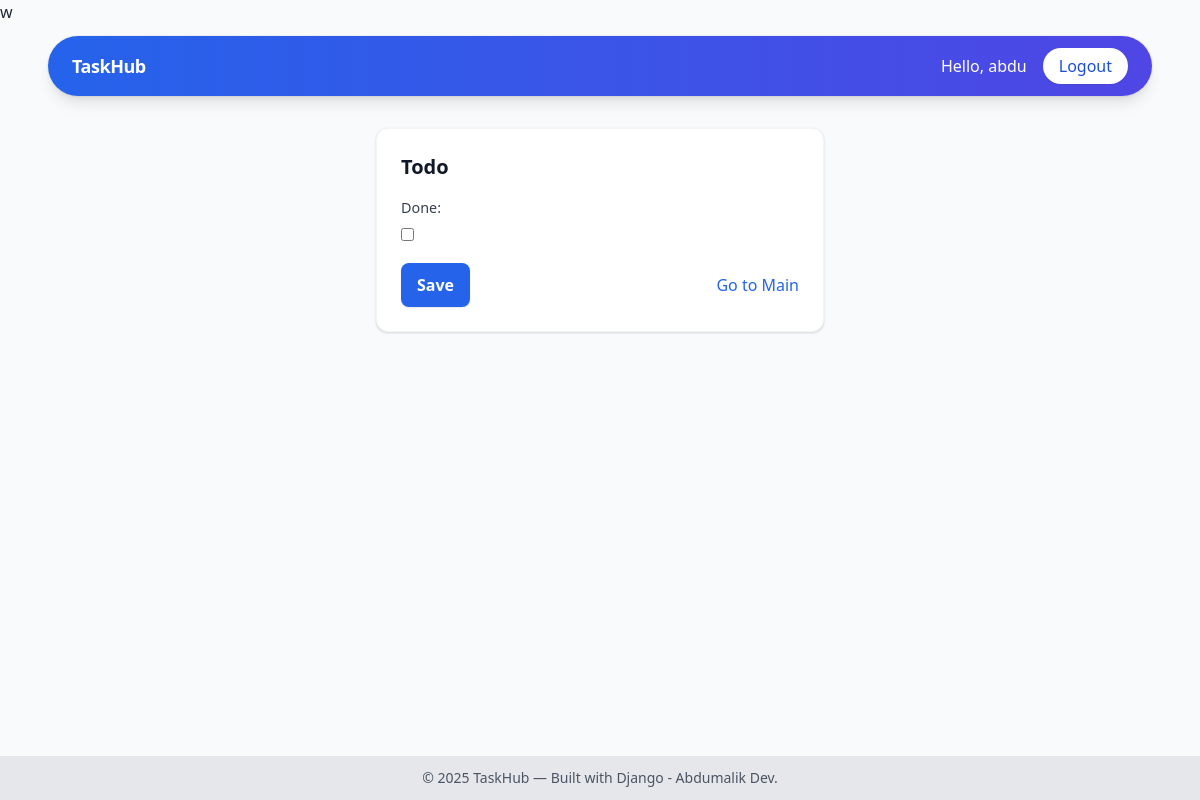
The page /toggle/24/ (signed in) on the database as committed earlier.
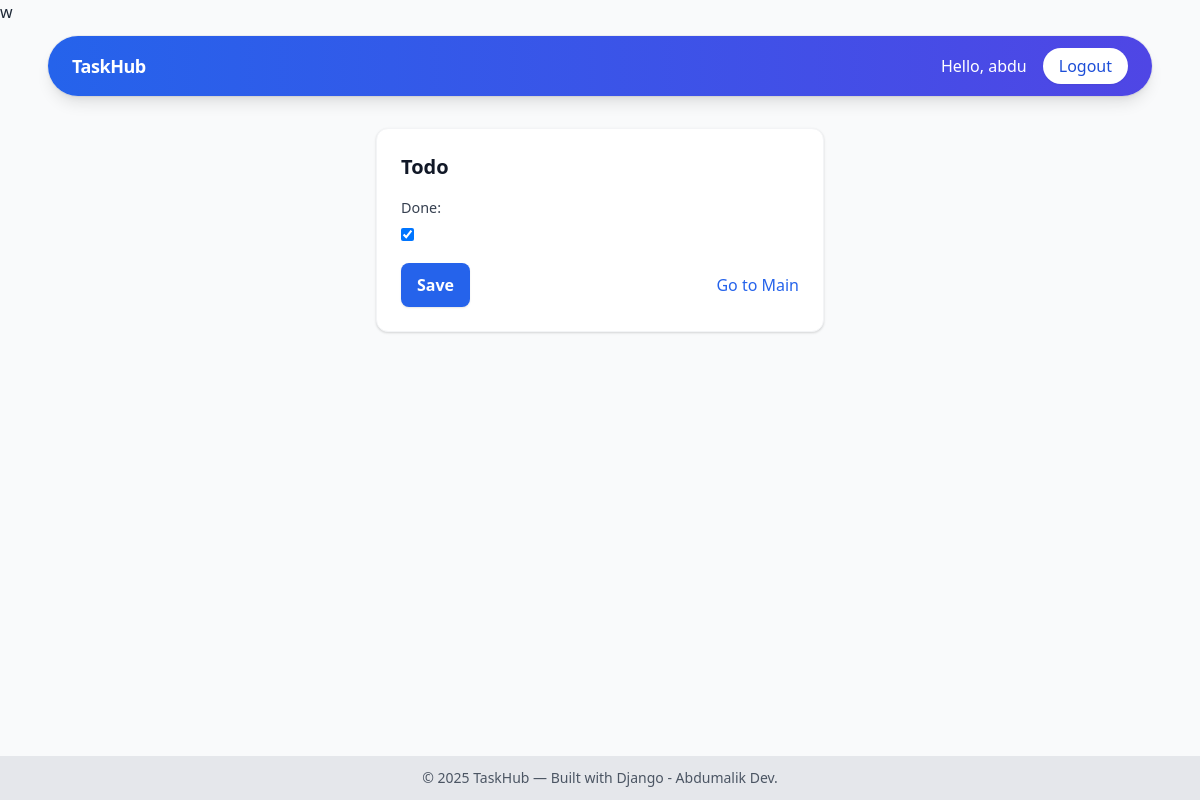
The same page on the database as committed later.
### todos/models.py (models this page shows, shortened)
class TodoItem(models.Model):
    todolist = models.ForeignKey(TodoList, on_delete=models.CASCADE)
    title = models.CharField(max_length=200)
    done = models.BooleanField(default=False)
    deadline = models.DateTimeField(null=True, blank=True)
    created = models.DateTimeField(auto_now_add=True)

### todos/views.py (the view)
# urls.py: path('toggle/<int:pk>/', TodoToggle.as_view(), name='todo-toggle'),
class TodoToggle(LoginRequiredMixin, UpdateView):
    model = TodoItem
    fields = ["done"]
    success_url = reverse_lazy("index-list")

### todos/templates/todos/todoitem_form.html (shortened to what this page needs)
{% extends 'base.html' %}
{% block content %}
<div class="w-full max-w-md mx-auto">
  <div class="form-card bg-white rounded-xl shadow border border-gray-100 p-6">
    <h2 class="text-xl font-bold text-gray-900 mb-4">Todo</h2>
    <form method="post" class="space-y-4">
      {% csrf_token %} {{ form.as_p }}
      <div class="flex items-center justify-between">
        <button type="submit" class="btn-primary">Save</button>
        <a href="{% url 'index-list' %}" class="link-muted">Go to Main</a>
      </div>
    </form>
  </div>
</div>
{% endblock %}

Rows that differ between the two databases and show on the page:
changed TodoItem: done "☐" → "☑"
